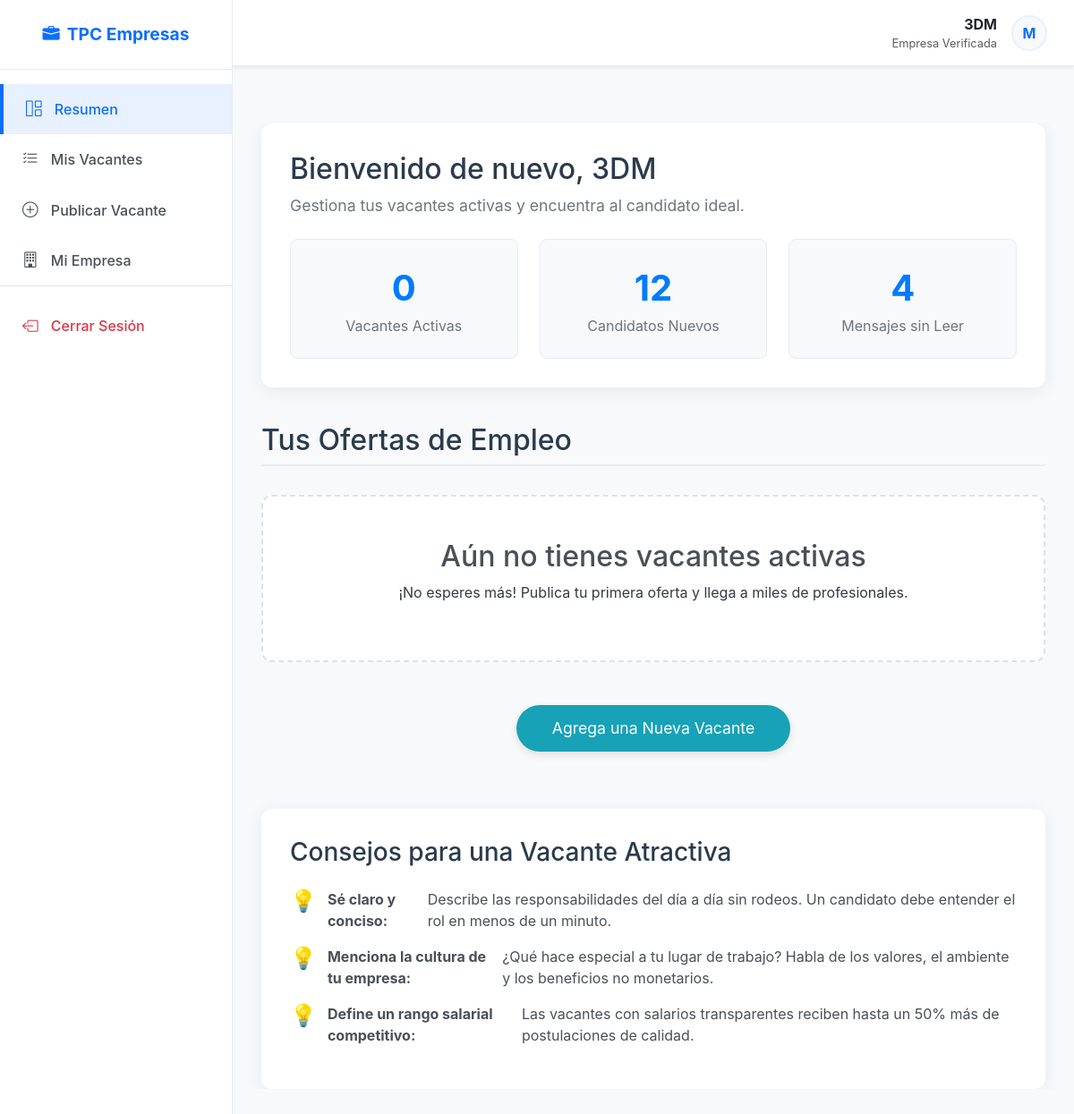
Before: /empresas/ (signed in) with the older database file.
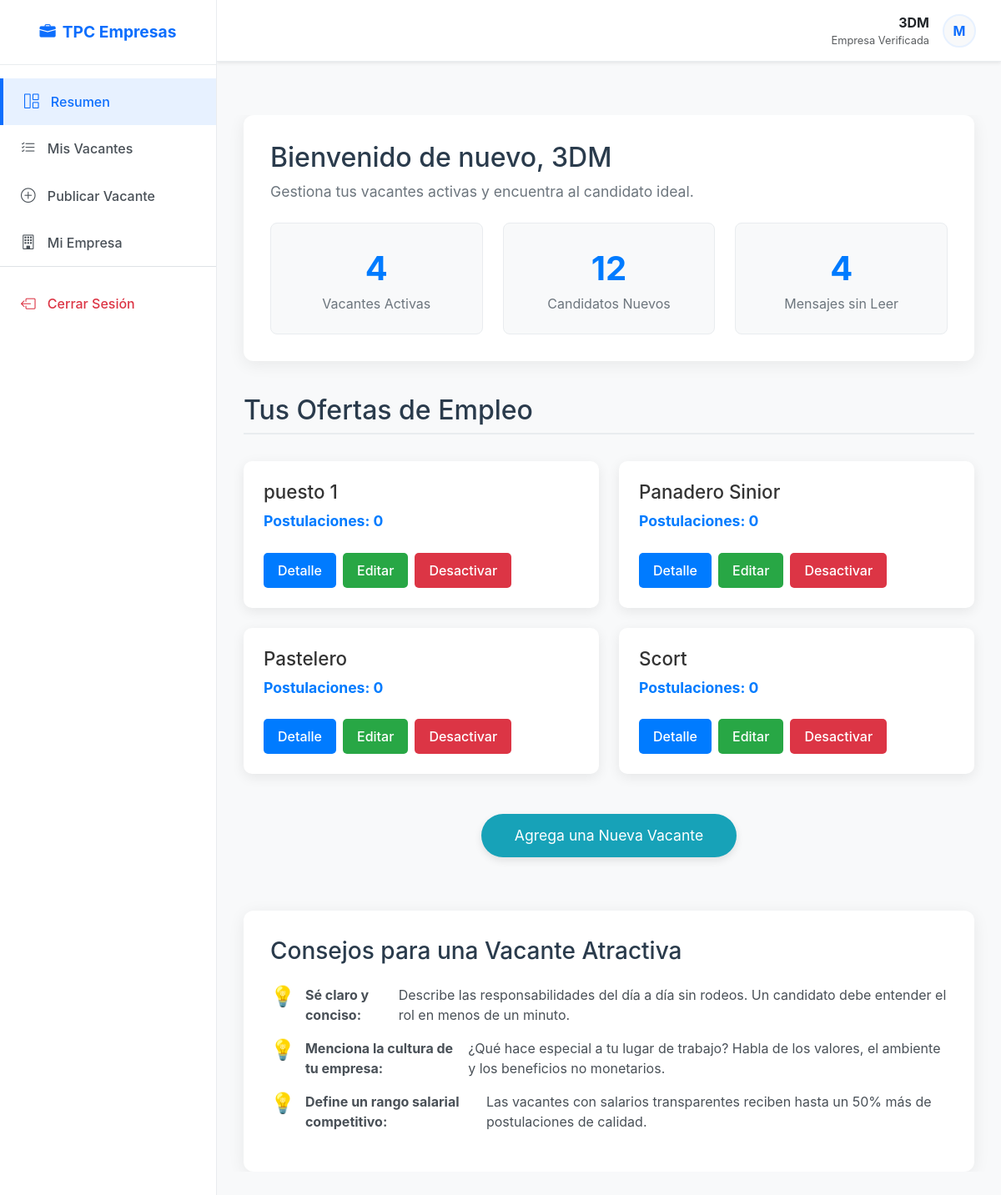
After: the same page with the newer database file.
### aplicaciones/empresas/models.py (models this page shows, shortened)
class Empresa(models.Model):
    nombre = models.CharField(max_length=100, unique=True, null=False   , blank=False)
    direccion = models.CharField(max_length=200)
    telefono = models.CharField(max_length=15)
    email = models.EmailField(null=False, blank=False, unique=True, default='email')
    biografia = models.TextField(null=False, blank=False, default='Biografía de la empresa.')
    usuario = models.OneToOneField(User, on_delete=models.CASCADE, null=True)
    categoria = models.CharField(max_length=300, null=True, blank=True)

class Vacante(models.Model):
    nombre_puesto = models.CharField(max_length=100, unique=True, null=False   , blank=False)
    area_ocupacion = models.IntegerField(null=True, blank=True)
    descripcion = models.TextField(null=False, blank=False, default='Descripción del puesto.')
    requisitos = models.TextField(null=False, blank=False, default='Requisitos del puesto.')
    prestaciones = models.TextField(null=False, blank=False, default='Prestaciones del puesto.')
    salario = models.DecimalField(max_digits=10, decimal_places=2, null=False, blank=True)
    ubicacion = models.CharField(max_length=200)
    horario = models.CharField(max_length=100)
    tipo_contrato = models.CharField(max_length=100)
    etiquetas = models.TextField(null=True, blank=True)
    fecha_publicacion = models.DateField(auto_now_add=True)
    empresa = models.ForeignKey(Empresa, on_delete=models.CASCADE, null=True)
    activa = models.BooleanField(default=True)
    postulaciones_count = models.IntegerField(default=0)
    def __str__(self):
        return self.nombre_puesto

### aplicaciones/general/decorators.py (the view)
    def wrapper_func(request, *args, **kwargs):
        if not request.user.is_authenticated:
            return redirect('login')
        if hasattr(request.user, 'empresa'):
            return view_func(request, *args, **kwargs)
        else:
            messages.warning(request, "Esta sección es solo para reclutadores.")
            return redirect('home_trabajador') # Redirigir a SU zona

### aplicaciones/empresas/views.py (called while the page is built)
@empresa_required
def home(request):
    if request.user.is_anonymous == False:
        empresa = Empresa.objects.get(usuario_id= request.user.id)
        vacantes = Vacante.objects.filter(empresa_id = empresa.id)
        vacantes_activas = vacantes.filter(activa=True)
        context = {
            'vacantes': vacantes,
            'vacantes_a': vacantes_activas,
            'empresa' : empresa
        }
        print(request.user.id)
        print(vacantes)
        return render(request, 'home.html', context)
    else:
        print('Debes iniciar sesion primero')
        messages.error(request, 'Debes iniciar sesión primero para ver tus vacantes.')
        return redirect('signin')

### aplicaciones/empresas/templates/home.html (shortened to what this page needs)
{% extends 'marco.html' %}
{% block content %}
<div class="main-container">
    <section class="header-section">
        <div class="welcome-message">
            <h1>Bienvenido de nuevo, {{empresa.nombre}} </h1>
            <p>Gestiona tus vacantes activas y encuentra al candidato ideal.</p>
        </div>
        <div class="dashboard-stats">
            <div class="stat-box">
                <div class="number">{{ vacantes_a.count }}</div>
                <div class="label">Vacantes Activas</div>
            </div>
            <div class="stat-box">
                <div class="number">12</div> <div class="label">Candidatos Nuevos</div>
            </div>
            <div class="stat-box">
                <div class="number">4</div> <div class="label">Mensajes sin Leer</div>
            </div>
        </div>
    </section>
    <h2 class="vacantes-title">Tus Ofertas de Empleo</h2>
    {% if vacantes_a %}
        <div class="vacantes-container">
            {% for vacante in vacantes_a %}
            <div class="vacante-card">
                <div>
                    <h3 class="card-title">{{ vacante.nombre_puesto }}</h3>
                    <div class="card-salario"> Postulaciones: {{vacante.postulaciones_count}} </div>
                </div>
                <div class="card-actions">
                    <a href="/empresas/detalle-vacante/{{vacante.id}}" class="btn btn-detalle">Detalle</a>
                    <a href="/empresas/editar-vacante/{{vacante.id}}" class="btn btn-editar">Editar</a>
                    <a href="{% url 'status_change' vacante.id %}" class="btn btn-desactivar">Desactivar</a>
                </div>
            </div>
            {% endfor %}
        </div>
    {% else %}
        <div class="empty-state">
            <h2>Aún no tienes vacantes activas</h2>
            <p>¡No esperes más! Publica tu primera oferta y llega a miles de profesionales.</p>
        </div>
    {% endif %}
    <a href="/empresas/agregar-vacante/" class="btn-agregar">Agrega una Nueva Vacante</a>
    <section class="aux-content">
        <h3>Consejos para una Vacante Atractiva</h3>
        <ul class="tips-list">
            <li><strong>Sé claro y conciso:</strong> Describe las responsabilidades del día a día sin rodeos. Un candidato debe entender el rol en menos de un minuto.</li>
            <li><strong>Menciona la cultura de tu empresa:</strong> ¿Qué hace especial a tu lugar de trabajo? Habla de los valores, el ambiente y los beneficios no monetarios.</li>
            <li><strong>Define un rango salarial competitivo:</strong> Las vacantes con salarios transparentes reciben hasta un 50% más de postulaciones de calidad.</li>
        </ul>
    </section>
</div>
{% endblock %}

### aplicaciones/empresas/templates/marco.html (shortened to what this page needs)
{% load static %}
<!DOCTYPE html>
<html lang="es">
<head>
    <link href="https://cdn.jsdelivr.net/npm/bootstrap@5.3.0/dist/css/bootstrap.min.css" rel="stylesheet">
    <link rel="stylesheet" href="https://cdn.jsdelivr.net/npm/bootstrap-icons@1.10.5/font/bootstrap-icons.css">
</head>
<body>
    <div class="d-flex" id="wrapper">
        <div id="sidebar-wrapper">
            <div class="sidebar-heading text-center">
                <i class="bi bi-briefcase-fill me-2"></i>TPC Empresas
            </div>
            <div class="list-group list-group-flush mt-3">
                <a href="{% url 'home' %}" class="list-group-item list-group-item-action {% if request.resolver_match.url_name == 'home' %}active{% endif %}">
                    <i class="bi bi-grid-1x2"></i> Resumen
                </a>
                <a href="{% url 'historial' %}" class="list-group-item list-group-item-action {% if request.resolver_match.url_name == 'historial_vacantes' %}active{% endif %}">
                    <i class="bi bi-list-check"></i> Mis Vacantes
                </a>
                <a href="{% url 'add' %}" class="list-group-item list-group-item-action {% if request.resolver_match.url_name == 'crear_vacante' %}active{% endif %}">
                    <i class="bi bi-plus-circle"></i> Publicar Vacante
                </a>
                <a href="{% url 'perfil_empresa' %}" class="list-group-item list-group-item-action">
                    <i class="bi bi-building"></i> Mi Empresa
                </a>
                <div class="mt-auto border-top pt-3">
                    <a href="{% url 'logout' %}" class="list-group-item list-group-item-action text-danger">
                        <i class="bi bi-box-arrow-left"></i> Cerrar Sesión
                    </a>
                </div>
            </div>
        </div>
        <div id="page-content-wrapper">
            <nav class="top-navbar shadow-sm">
                <div class="ms-auto d-flex align-items-center">
                    <div class="text-end me-3">
                        <div class="fw-bold text-dark">{{ request.user.empresa.nombre|default:request.user.username }}</div>
                        <div class="small text-muted" style="font-size: 0.8rem;">Empresa Verificada</div>
                    </div>
                    <div class="bg-light rounded-circle d-flex align-items-center justify-content-center text-primary fw-bold" style="width: 40px; height: 40px; border: 2px solid #e7f1ff;">
                        {{ request.user.username|slice:":1"|upper }}
                    </div>
                </div>
            </nav>
            <div class="main-container">
                {% block content %}
                {% endblock %}
            </div>
        </div>
    </div>
</body>
</html>

### aplicaciones/empresas/templates/marco.html (style rules this page uses)
body { overflow-x: hidden; font-family: 'Segoe UI', Tahoma, Geneva, Verdana, sans-serif; background-color: #f3f6f9; }
#wrapper { display: flex; width: 100%; height: 100vh; }
#sidebar-wrapper { min-height: 100vh; width: 260px; margin-left: 0; background: #ffffff; border-right: 1px solid #e9ecef; display: flex; flex-direction: column; position: fixed; z-index: 1000; transition: margin .25s ease-out; }
.sidebar-heading { padding: 1.5rem 1.25rem; font-size: 1.2rem; font-weight: bold; color: #0d6efd; border-bottom: 1px solid #e9ecef; }
.list-group-item { border: none; padding: 15px 25px; font-size: 1rem; color: #495057; font-weight: 500; transition: all 0.2s; }
.list-group-item.active { background-color: #e7f1ff; color: #0d6efd; border-left: 4px solid #0d6efd; }
.list-group-item i { margin-right: 10px; font-size: 1.1rem; }
#page-content-wrapper { width: 100%; margin-left: 260px; display: flex; flex-direction: column; }
.top-navbar { background: white; padding: 15px 30px; border-bottom: 1px solid #e9ecef; display: flex; justify-content: space-between; align-items: center; }
.main-container { padding: 30px; flex: 1; overflow-y: auto; }

### aplicaciones/empresas/templates/home.html (style rules this page uses)
body { background-color: #f8f9fa; font-family: -apple-system, BlinkMacSystemFont, "Segoe UI", Roboto, "Helvetica Neue", Arial, sans-serif; color: #343a40; }
.main-container { max-width: 1200px; margin: 2rem auto; padding: 0 1rem; }
.header-section { background-color: #ffffff; padding: 2rem; border-radius: 12px; box-shadow: 0 4px 20px rgba(0, 0, 0, 0.07); margin-bottom: 2.5rem; }
.welcome-message h1 { margin: 0; font-size: 2em; color: #2a3b4c; }
.welcome-message p { margin-top: 0.5rem; font-size: 1.1em; color: #6c757d; }
.dashboard-stats { display: flex; gap: 1.5rem; margin-top: 1.5rem; flex-wrap: wrap; }
.stat-box { flex: 1; background-color: #f8f9fa; padding: 1.5rem; border-radius: 8px; border: 1px solid #e9ecef; text-align: center; }
.stat-box .number { font-size: 2.5em; font-weight: 700; color: #007bff; }
.stat-box .label { font-size: 1em; color: #6c757d; }
.vacantes-title { color: #2a3b4c; margin-bottom: 2rem; padding-bottom: 0.5rem; border-bottom: 2px solid #e9ecef; }
.vacantes-container { display: grid; grid-template-columns: repeat(auto-fill, minmax(300px, 1fr)); gap: 1.5rem; }
.vacante-card { background-color: #ffffff; border-radius: 10px; box-shadow: 0 4px 15px rgba(0, 0, 0, 0.08); padding: 1.5rem; display: flex; flex-direction: column; justify-content: space-between; transition: transform 0.2s ease, box-shadow 0.2s ease; }
.card-title { font-size: 1.4em; color: #333; margin: 0 0 0.5rem 0; }
.card-salario { font-size: 1.1em; color: #007bff; font-weight: bold; margin-bottom: 1.5rem; }
.card-actions { display: flex; gap: 0.5rem; flex-wrap: wrap; margin-top: auto; }
.btn { display: inline-block; padding: 0.5rem 1rem; border-radius: 5px; text-decoration: none; color: white; text-align: center; font-weight: 500; transition: background-color 0.2s ease; }
.btn-detalle { background-color: #007bff; }
.btn-editar { background-color: #28a745; }
.btn-desactivar { background-color: #dc3545; }
.aux-content { margin-top: 4rem; background-color: #ffffff; padding: 2rem; border-radius: 12px; box-shadow: 0 4px 20px rgba(0, 0, 0, 0.07); }
.aux-content h3 { color: #2a3b4c; margin-bottom: 1.5rem; }
.tips-list { list-style: none; padding: 0; }
.tips-list li { display: flex; align-items: flex-start; margin-bottom: 1rem; color: #495057; }
.tips-list li::before { content: '💡'; margin-right: 0.75rem; font-size: 1.5em; line-height: 1.2; }
.btn-agregar { display: block; width: fit-content; margin: 3rem auto 2rem auto; padding: 0.8rem 2.5rem; background-color: #17a2b8; font-size: 1.1em; text-decoration: none; color: white; border-radius: 50px; box-shadow: 0 4px 10px rgba(0, 0, 0, 0.1); transition: all 0.3s ease; }

Changed rows visible on the page:
added Vacante: nombre_puesto "puesto 1", postulaciones_count "0"
added Vacante: nombre_puesto "Panadero Sinior", postulaciones_count "0"
added Vacante: nombre_puesto "Pastelero", postulaciones_count "0"
added Vacante: nombre_puesto "Scort", postulaciones_count "0"
Other visible differences:
{{ vacantes_a.count }}: "0" → "4"
text no longer shown: "Aún no tienes vacantes activas ¡No esperes más! Publica tu primera oferta y llega a miles de profesionales."
